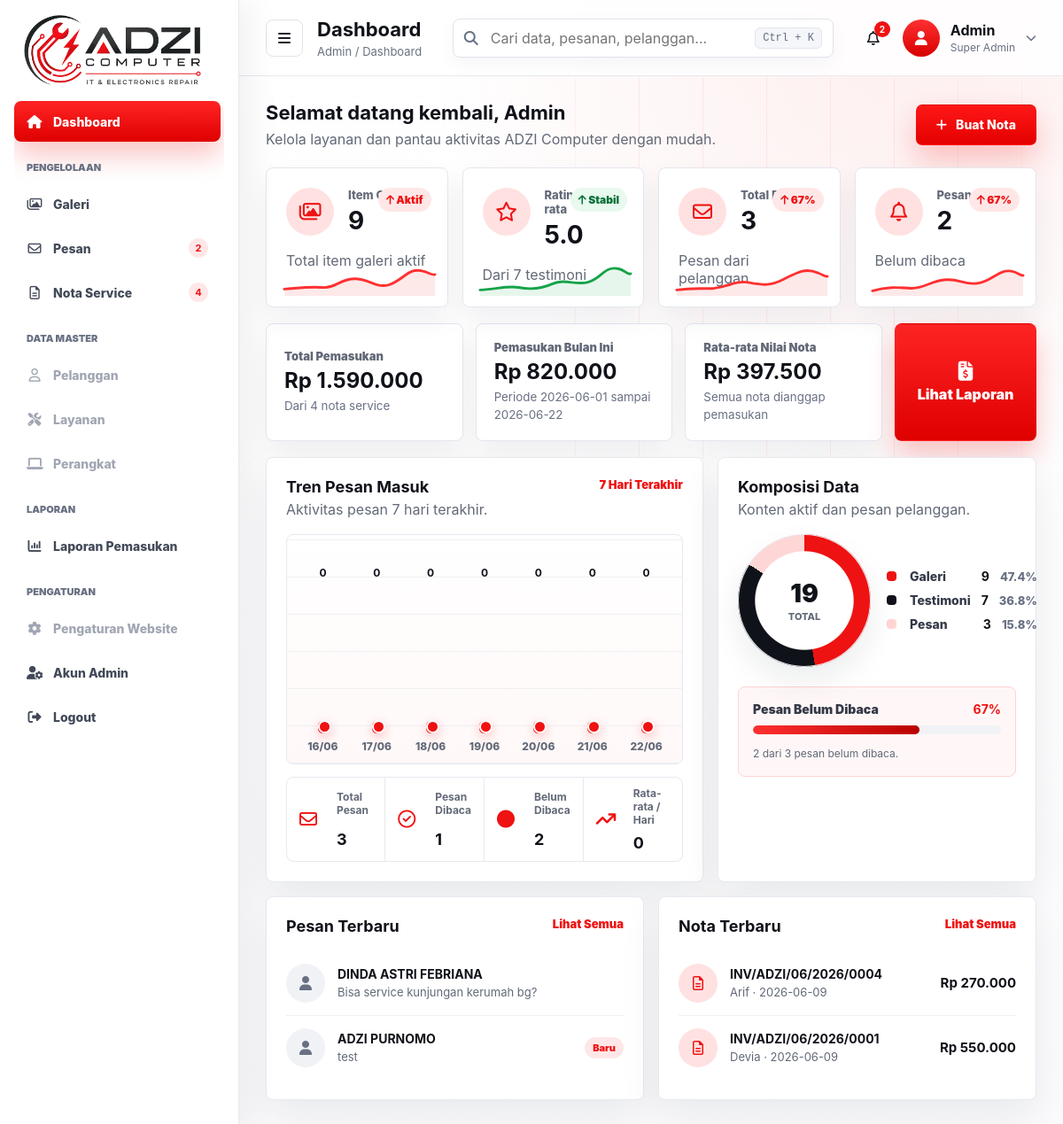
Page /admin/dashboard.php (signed in) on the committed database.
### tables this page shows
CREATE TABLE messages (
  id INTEGER PRIMARY KEY AUTOINCREMENT,
  name TEXT NOT NULL,
  email TEXT NOT NULL,
  content TEXT NOT NULL,
  is_read INTEGER DEFAULT 0,
  created_at DATETIME DEFAULT CURRENT_TIMESTAMP
);

CREATE TABLE service_invoices (
  id INTEGER PRIMARY KEY AUTOINCREMENT,
  invoice_no TEXT NOT NULL UNIQUE,
  service_date DATE NOT NULL,
  customer_name TEXT NOT NULL,
  customer_phone TEXT DEFAULT '',
  customer_address TEXT DEFAULT '',
  device_type TEXT NOT NULL,
  device_model TEXT DEFAULT '',
  complaint TEXT DEFAULT '',
  discount INTEGER DEFAULT 0,
  warranty_days INTEGER DEFAULT 30,
  notes TEXT DEFAULT '',
  created_at DATETIME DEFAULT CURRENT_TIMESTAMP,
  updated_at DATETIME DEFAULT CURRENT_TIMESTAMP
);

### inc/boot.php (called while the page is built, shortened)
<?php
function h($s){ return htmlspecialchars($s ?? '', ENT_QUOTES, 'UTF-8'); }

### admin/partials/income.php (called while the page is built, shortened)
<?php
function admin_rupiah($value): string {
  return 'Rp ' . number_format((int)$value, 0, ',', '.');
}
function admin_income_rows(PDO $pdo, ?string $startDate = null, ?string $endDate = null): array {
  $where = '';
  $params = [];
  if ($startDate && $endDate) {
    $where = 'WHERE i.service_date BETWEEN ? AND ?';
    $params = [$startDate, $endDate];
  }
  $st = $pdo->prepare("
    SELECT i.*, COALESCE(SUM(it.qty * CASE
      WHEN (it.part_price + it.service_price) > 0 THEN (it.part_price + it.service_price)
      ELSE it.unit_price
    END), 0) AS subtotal,
    COALESCE(SUM(it.qty * it.part_capital_price), 0) AS total_capital
    FROM service_invoices i
    LEFT JOIN service_invoice_items it ON it.invoice_id = i.id
    {$where}
    GROUP BY i.id
    ORDER BY i.service_date DESC, i.id DESC
  ");
  $st->execute($params);
  $rows = $st->fetchAll(PDO::FETCH_ASSOC);
  foreach ($rows as &$row) {
    $row['total_income'] = max(0, (int)$row['subtotal'] - (int)$row['discount']);
  }
  return $rows;
}
function admin_income_summary(array $rows): array {
  $total = 0;
  $netProfit = 0;
  foreach ($rows as $row) {
    $total += (int)($row['total_income'] ?? 0);
    $netProfit += (int)($row['net_profit'] ?? 0);
  }
  $count = count($rows);
  return [
    'count' => $count,
    'total' => $total,
    'net_profit' => $netProfit,
    'average' => $count > 0 ? (int)round($total / $count) : 0,
  ];
}

### admin/dashboard.php (the view, shortened to what this page needs)
<?php
require __DIR__ . '/guard.php';
require __DIR__ . '/partials/layout.php';
require __DIR__ . '/partials/income.php';
function rupiah_dashboard($value) {
  return admin_rupiah($value);
}
function admin_short_text($text, int $limit = 76): string {
  $text = trim((string)$text);
  return strlen($text) > $limit ? substr($text, 0, $limit - 3) . '...' : $text;
}
$galleryCount = (int)$pdo->query('SELECT COUNT(*) FROM gallery')->fetchColumn();
$uploadedTestimonialCount = (int)$pdo->query('SELECT COUNT(*) FROM testimonials')->fetchColumn();
$defaultTestimonialCount = count(glob(__DIR__ . '/../assets/img/gambar/testimoni*.{png,jpg,jpeg,webp}', GLOB_BRACE) ?: []);
$testimonialCount = $uploadedTestimonialCount + $defaultTestimonialCount;
$testimonialRating = $testimonialCount > 0 ? '5.0' : '0.0';
$messageCount = (int)$pdo->query('SELECT COUNT(*) FROM messages')->fetchColumn();
$unreadCount = (int)$pdo->query('SELECT COUNT(*) FROM messages WHERE is_read = 0')->fetchColumn();
$readCount = max(0, $messageCount - $unreadCount);
$messageTrendRows = $pdo->query("
  SELECT date(created_at) AS day, COUNT(*) AS total
  FROM messages
  WHERE date(created_at) >= date('now', '-6 days')
  GROUP BY date(created_at)
  ORDER BY day ASC
")->fetchAll(PDO::FETCH_KEY_PAIR);
$messageTrend = [];
$trendMax = 1;
for ($i = 6; $i >= 0; $i--) {
  $date = (new DateTimeImmutable('today'))->modify("-{$i} days");
  $key = $date->format('Y-m-d');
  $value = (int)($messageTrendRows[$key] ?? 0);
  $trendMax = max($trendMax, $value);
  $messageTrend[] = ['label' => $date->format('d/m'), 'value' => $value];
}
$totalTracked = $galleryCount + $testimonialCount + $messageCount;
$chartBase = max(1, $totalTracked);
$galleryPercent = round(($galleryCount / $chartBase) * 100, 1);
$testimonialPercent = round(($testimonialCount / $chartBase) * 100, 1);
$messagePercent = round(($messageCount / $chartBase) * 100, 1);
$unreadPercent = $messageCount > 0 ? round(($unreadCount / $messageCount) * 100) : 0;
$averagePerDay = round(array_sum(array_column($messageTrend, 'value')) / 7, 2);
$latestMessages = $pdo->query('SELECT * FROM messages ORDER BY created_at DESC LIMIT 2')->fetchAll(PDO::FETCH_ASSOC);
$latestInvoices = $pdo->query("
  SELECT i.*, COALESCE(SUM(it.qty * CASE
    WHEN (it.part_price + it.service_price) > 0 THEN (it.part_price + it.service_price)
    ELSE it.unit_price
  END), 0) AS subtotal
  FROM service_invoices i
  LEFT JOIN service_invoice_items it ON it.invoice_id = i.id
  GROUP BY i.id
  ORDER BY i.service_date DESC, i.id DESC
  LIMIT 2
")->fetchAll(PDO::FETCH_ASSOC);
$allIncomeRows = admin_income_rows($pdo);
$allIncomeSummary = admin_income_summary($allIncomeRows);
$monthStart = (new DateTimeImmutable('first day of this month'))->format('Y-m-d');
$today = (new DateTimeImmutable('today'))->format('Y-m-d');
$monthIncomeSummary = admin_income_summary(admin_income_rows($pdo, $monthStart, $today));
admin_page_start('Dashboard', 'dashboard', 'Selamat datang kembali, Admin');
?>
      <section class="admin-kpi-grid">
        <article class="admin-kpi-card">
          <div><i class="fa-regular fa-images"></i></div>
          <span>Item Galeri</span>
          <strong><?= h((string)$galleryCount) ?></strong>
          <p>Total item galeri aktif</p>
          <small class="trend up"><i class="fa-solid fa-arrow-up"></i> Aktif</small>
        </article>
        <article class="admin-kpi-card">
          <div><i class="fa-regular fa-star"></i></div>
          <span>Rating Rata-rata</span>
          <strong><?= h($testimonialRating) ?></strong>
          <p>Dari <?= h((string)$testimonialCount) ?> testimoni</p>
          <small class="trend good"><i class="fa-solid fa-arrow-up"></i> Stabil</small>
        </article>
        <article class="admin-kpi-card">
          <div><i class="fa-regular fa-envelope"></i></div>
          <span>Total Pesan</span>
          <strong><?= h((string)$messageCount) ?></strong>
          <p>Pesan dari pelanggan</p>
          <small class="trend up"><i class="fa-solid fa-arrow-up"></i> <?= h((string)$unreadPercent) ?>%</small>
        </article>
        <article class="admin-kpi-card">
          <div><i class="fa-regular fa-bell"></i></div>
          <span>Pesan Baru</span>
          <strong><?= h((string)$unreadCount) ?></strong>
          <p>Belum dibaca</p>
          <small class="trend up"><i class="fa-solid fa-arrow-up"></i> <?= h((string)$unreadPercent) ?>%</small>
        </article>
      </section>
      <section class="admin-income-strip">
        <article>
          <span>Total Pemasukan</span>
          <strong><?= h(admin_rupiah($allIncomeSummary['total'])) ?></strong>
          <small>Dari <?= h((string)$allIncomeSummary['count']) ?> nota service</small>
        </article>
        <article>
          <span>Pemasukan Bulan Ini</span>
          <strong><?= h(admin_rupiah($monthIncomeSummary['total'])) ?></strong>
          <small>Periode <?= h($monthStart) ?> sampai <?= h($today) ?></small>
        </article>
        <article>
          <span>Rata-rata Nilai Nota</span>
          <strong><?= h(admin_rupiah($allIncomeSummary['average'])) ?></strong>
          <small>Semua nota dianggap pemasukan</small>
        </article>
        <a href="reports_income.php"><i class="fa-solid fa-file-invoice-dollar"></i> Lihat Laporan</a>
      </section>
      <section class="admin-dashboard-grid">
        <article class="admin-card admin-chart-panel">
          <div class="panel-head">
            <div><h2>Tren Pesan Masuk</h2><p>Aktivitas pesan 7 hari terakhir.</p></div>
            <span>7 Hari Terakhir</span>
          </div>
          <div class="admin-line-chart" aria-label="Tren pesan masuk">
            <?php foreach($messageTrend as $item): $height = max(8, round(($item['value'] / $trendMax) * 100)); ?>
              <div class="line-point" style="--point:<?= h((string)$height) ?>%">
                <b><?= h((string)$item['value']) ?></b>
                <i></i>
                <small><?= h($item['label']) ?></small>
              </div>
            <?php endforeach; ?>
          </div>
          <div class="chart-summary-strip">
            <span><i class="fa-regular fa-envelope"></i><b>Total Pesan</b><strong><?= h((string)$messageCount) ?></strong></span>
            <span><i class="fa-regular fa-circle-check"></i><b>Pesan Dibaca</b><strong><?= h((string)$readCount) ?></strong></span>
            <span><i class="fa-solid fa-circle"></i><b>Belum Dibaca</b><strong><?= h((string)$unreadCount) ?></strong></span>
            <span><i class="fa-solid fa-arrow-trend-up"></i><b>Rata-rata / Hari</b><strong><?= h((string)$averagePerDay) ?></strong></span>
          </div>
        </article>
        <article class="admin-card admin-composition-panel">
          <div class="panel-head"><div><h2>Komposisi Data</h2><p>Konten aktif dan pesan pelanggan.</p></div></div>
          <div class="admin-donut-layout">
            <div class="admin-donut" style="--gallery:<?= h((string)$galleryPercent) ?>%;--testimonial:<?= h((string)$testimonialPercent) ?>%;" aria-label="Komposisi data dashboard">
              <span><?= h((string)$totalTracked) ?><small>Total</small></span>
            </div>
            <div class="admin-chart-legend percent">
              <span><i class="legend-red"></i>Galeri <b><?= h((string)$galleryCount) ?></b><em><?= h((string)$galleryPercent) ?>%</em></span>
              <span><i class="legend-dark"></i>Testimoni <b><?= h((string)$testimonialCount) ?></b><em><?= h((string)$testimonialPercent) ?>%</em></span>
              <span><i class="legend-soft"></i>Pesan <b><?= h((string)$messageCount) ?></b><em><?= h((string)$messagePercent) ?>%</em></span>
            </div>
          </div>
          <div class="admin-progress-block modern">
            <div><span>Pesan Belum Dibaca</span><b><?= h((string)$unreadPercent) ?>%</b></div>
            <i><span style="width:<?= h((string)$unreadPercent) ?>%"></span></i>
            <small><?= h((string)$unreadCount) ?> dari <?= h((string)$messageCount) ?> pesan belum dibaca.</small>
          </div>
        </article>
      </section>
      <section class="admin-latest-grid">
        <article class="admin-card admin-section">
          <div class="panel-head"><h2>Pesan Terbaru</h2><a href="messages.php">Lihat Semua</a></div>
          <div class="latest-list">
            <?php if(!$latestMessages): ?>
              <p class="admin-muted">Belum ada pesan masuk.</p>
            <?php else: foreach($latestMessages as $message): ?>
              <div class="latest-item">
                <span class="latest-icon"><i class="fa-solid fa-user"></i></span>
                <div>
                  <strong><?= h($message['name']) ?></strong>
                  <p><?= h(admin_short_text($message['content'])) ?></p>
                </div>
                <?php if(!$message['is_read']): ?><em>Baru</em><?php endif; ?>
              </div>
            <?php endforeach; endif; ?>
          </div>
        </article>
        <article class="admin-card admin-section">
          <div class="panel-head"><h2>Nota Terbaru</h2><a href="invoices.php">Lihat Semua</a></div>
          <div class="latest-list">
            <?php if(!$latestInvoices): ?>
              <p class="admin-muted">Belum ada nota service.</p>
            <?php else: foreach($latestInvoices as $invoice): $total = max(0, (int)$invoice['subtotal'] - (int)$invoice['discount']); ?>
              <div class="latest-item">
                <span class="latest-icon red"><i class="fa-regular fa-file-lines"></i></span>
                <div>
                  <strong><?= h($invoice['invoice_no']) ?></strong>
                  <p><?= h($invoice['customer_name']) ?> · <?= h($invoice['service_date']) ?></p>
                </div>
                <b><?= h(rupiah_dashboard($total)) ?></b>
              </div>
            <?php endforeach; endif; ?>
          </div>
        </article>
      </section>

### assets/css/base.css (style rules this page uses)
:root { --bg:#ffffff; --surface:#ffffff; --text:#11131a; --muted:#626977; --line:#e8e9ee; --soft:#f7f8fb; --red:#ef1212; --red-dark:#c90000; --red-soft:#fff0f0; --shadow:0 18px 45px rgba(15,22,40,.08); --shadow-sm:0 8px 24px rgba(15,22,40,.07); --radius:8px; --container:1110px; }
* { box-sizing:border-box }
html { scroll-behavior:smooth }
html,body { min-height:100% }
body { margin:0; font-family:Inter,system-ui,-apple-system,BlinkMacSystemFont,"Segoe UI",sans-serif; color:var(--text); background: radial-gradient(circle at 90% 8%, rgba(239,18,18,.06), transparent 34%), linear-gradient(180deg,#fff 0%,#fff 45%,#fbfbfd 100%); overflow-x:hidden; }
body::before { content:""; position:absolute; top:88px; right:0; width:min(54vw,720px); height:430px; pointer-events:none; opacity:.42; background-image: linear-gradient(90deg,transparent 0 35%,rgba(239,18,18,.16) 35% 36%,transparent 36%), linear-gradient(0deg,transparent 0 48%,rgba(239,18,18,.12) 48% 49%,transparent 49%); background-size:72px 52px; mask-image:linear-gradient(90deg,transparent,#000 22%,#000 80%,transparent); }
a { color:inherit }

### rows in the picture
messages: name "DINDA ASTRI FEBRIANA", content "Bisa service kunjungan kerumah bg?"
messages: name "ADZI PURNOMO", content "test", is_read "Baru"
service_invoices: invoice_no "INV/ADZI/06/2026/0004", customer_name "Arif", service_date "2026-06-09", total "Rp 270.000"
service_invoices: invoice_no "INV/ADZI/06/2026/0001", customer_name "Devia", service_date "2026-06-09", total "Rp 550.000"

### other values in the picture
$unreadCount "2"
$invoiceCount "4"
$pageTitle "Dashboard"
$adminName "Admin"
$adminRole "Super Admin"
$subtitle ?: $pageTitle "Selamat datang kembali, Admin"
$galleryCount "9"
$testimonialRating "5.0"
$testimonialCount "7"
$messageCount "3"
$unreadPercent "67"
admin_rupiah($allIncomeSummary['total']) "Rp 1.590.000"
$allIncomeSummary['count'] "4"
admin_rupiah($monthIncomeSummary['total']) "Rp 820.000"
$monthStart "2026-06-01"
